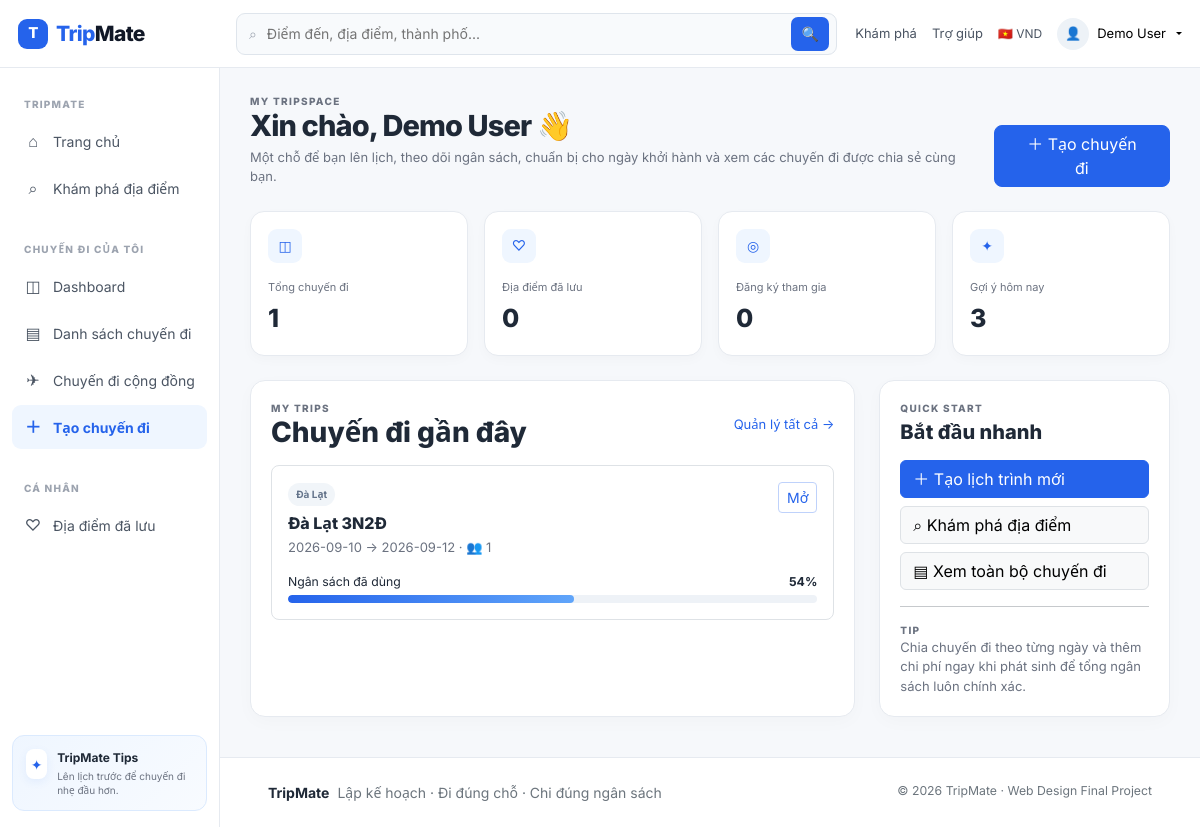
The page /user/dashboard.php (signed in) on the database its author committed.
### tables this page shows
CREATE TABLE `trips` (
  `id` int(10) UNSIGNED NOT NULL,
  `destination_id` int(10) UNSIGNED DEFAULT NULL,
  `owner_id` int(10) UNSIGNED NOT NULL,
  `name` varchar(150) NOT NULL,
  `destination` varchar(150) NOT NULL,
  `start_date` date NOT NULL,
  `end_date` date NOT NULL,
  `budget` decimal(12,2) NOT NULL DEFAULT 0.00,
  `description` text DEFAULT NULL,
  `status` enum('draft','published','completed','cancelled') NOT NULL DEFAULT 'draft',
  `created_at` timestamp NOT NULL DEFAULT current_timestamp()
);

### includes/helpers.php (called while the page is built, shortened)
<?php
function base_url(string $path = ''): string {
    $projectRoot = '/webchuyendi';
    return $projectRoot . '/' . ltrim($path, '/');
}
function e($v): string { return htmlspecialchars((string)$v, ENT_QUOTES, 'UTF-8'); }

### user/dashboard.php (the view)
<?php
session_start(); require __DIR__.'/../config/database.php'; require __DIR__.'/../includes/helpers.php'; require_login();
$uid=$_SESSION['user']['id'];
$st=$pdo->prepare('SELECT t.*, COUNT(DISTINCT tm_all.id) member_count, COALESCE((SELECT SUM(e2.amount) FROM expenses e2 WHERE e2.trip_id=t.id),0) spent, CASE WHEN t.owner_id=? THEN 1 ELSE 0 END is_owner FROM trips t JOIN trip_members tm_me ON tm_me.trip_id=t.id AND tm_me.user_id=? LEFT JOIN trip_members tm_all ON tm_all.trip_id=t.id WHERE t.owner_id=? OR tm_me.user_id=? GROUP BY t.id ORDER BY t.start_date DESC LIMIT 6');$st->execute([$uid,$uid,$uid,$uid]);$trips=$st->fetchAll();
$st=$pdo->prepare('SELECT COUNT(*) FROM favorites WHERE user_id=?');$st->execute([$uid]);$favCount=(int)$st->fetchColumn();
$st=$pdo->prepare('SELECT COUNT(*) FROM registrations WHERE user_id=?');$st->execute([$uid]);$regCount=(int)$st->fetchColumn();
$st=$pdo->prepare('SELECT COUNT(DISTINCT t.id) FROM trips t JOIN trip_members tm ON tm.trip_id=t.id WHERE tm.user_id=?');$st->execute([$uid]);$tripCount=(int)$st->fetchColumn();
$pageTitle='Dashboard'; include __DIR__.'/../includes/header.php'; show_flash();
?>
<div class="page-shell">
  <div class="d-flex flex-column flex-md-row justify-content-between align-items-md-end gap-3 mb-4"><div><div class="eyebrow">MY TRIPSPACE</div><h1 class="page-title">Xin chào, <?= e($_SESSION['user']['name']) ?> 👋</h1><div class="subtext mt-1">Một chỗ để bạn lên lịch, theo dõi ngân sách, chuẩn bị cho ngày khởi hành và xem các chuyến đi được chia sẻ cùng bạn.</div></div><a href="<?= base_url('user/trip-create.php') ?>" class="btn btn-primary rounded-3 px-4">＋ Tạo chuyến đi</a></div>
  <div class="row g-3 mb-4">
    <div class="col-6 col-lg-3"><div class="stat-card"><div class="stat-icon">◫</div><div class="stat-label mt-3">Tổng chuyến đi</div><div class="stat-value"><?= $tripCount ?></div></div></div>
    <div class="col-6 col-lg-3"><div class="stat-card"><div class="stat-icon">♡</div><div class="stat-label mt-3">Địa điểm đã lưu</div><div class="stat-value"><?= $favCount ?></div></div></div>
    <div class="col-6 col-lg-3"><div class="stat-card"><div class="stat-icon">◎</div><div class="stat-label mt-3">Đăng ký tham gia</div><div class="stat-value"><?= $regCount ?></div></div></div>
    <div class="col-6 col-lg-3"><div class="stat-card"><div class="stat-icon">✦</div><div class="stat-label mt-3">Gợi ý hôm nay</div><div class="stat-value">3</div></div></div>
  </div>
  <div class="row g-4">
    <div class="col-lg-8"><div class="panel h-100"><div class="d-flex justify-content-between align-items-center mb-3"><div><div class="eyebrow">MY TRIPS</div><h3 class="fw-800 mb-0">Chuyến đi gần đây</h3></div><a href="<?= base_url('user/trips.php') ?>" class="section-link">Quản lý tất cả →</a></div>
      <?php if(!$trips): ?><div class="empty-state mt-3">Chưa có chuyến đi. Tạo một kế hoạch và bắt đầu thêm địa điểm.</div><?php else: ?>
      <?php foreach($trips as $t): $pct=$t['budget']>0?min(100,round(($t['spent']/$t['budget'])*100)):0; ?><div class="border rounded-3 p-3 mb-3"><div class="d-flex justify-content-between gap-3"><div><span class="pill"><?= e($t['destination']) ?></span><?php if(!(int)$t['is_owner']): ?><span class="pill ms-1">Được chia sẻ</span><?php endif; ?><h4 class="fs-6 fw-800 mt-2 mb-1"><?= e($t['name']) ?></h4><div class="subtext"><?= e($t['start_date']) ?> → <?= e($t['end_date']) ?> · 👥 <?= (int)$t['member_count'] ?></div></div><a class="btn btn-sm btn-outline-primary align-self-start" href="<?= base_url('user/trip-detail.php?id='.$t['id']) ?>">Mở</a></div><div class="d-flex justify-content-between mt-3 mb-1 small"><span>Ngân sách đã dùng</span><strong><?= $pct ?>%</strong></div><div class="metric-bar"><span style="width:<?= $pct ?>%"></span></div></div><?php endforeach; ?>
      <?php endif; ?></div></div>
    <div class="col-lg-4"><div class="panel h-100"><div class="eyebrow">QUICK START</div><h3 class="fw-800 fs-5 mt-1">Bắt đầu nhanh</h3><div class="d-grid gap-2 mt-3"><a class="btn btn-primary text-start" href="<?= base_url('user/trip-create.php') ?>">＋ Tạo lịch trình mới</a><a class="btn btn-light text-start border" href="<?= base_url('locations/index.php') ?>">⌕ Khám phá địa điểm</a><a class="btn btn-light text-start border" href="<?= base_url('user/trips.php') ?>">▤ Xem toàn bộ chuyến đi</a></div><hr><div class="eyebrow">TIP</div><p class="subtext mb-0">Chia chuyến đi theo từng ngày và thêm chi phí ngay khi phát sinh để tổng ngân sách luôn chính xác.</p></div></div>
  </div>
</div>
<?php include __DIR__.'/../includes/footer.php'; ?>

### assets/css/style.css (style rules this page uses)
:root { --blue:#2563eb;--blue-2:#1d4ed8;--blue-soft:#eff6ff;--ink:#1f2937;--muted:#6b7280; --line:#e6eaf0;--bg:#f6f8fb;--white:#fff;--success:#0f9d74;--warning:#f59e0b; --shadow:0 10px 30px rgba(31,41,55,.08); }
* { box-sizing:border-box }
html { scroll-behavior:smooth }
body { margin:0;color:var(--ink);background:var(--bg);font-family:Inter,system-ui,-apple-system,sans-serif;font-size:14px }
.fw-800 { font-weight:800 }
.eyebrow { font-size:10px;letter-spacing:.13em;color:#6b7280;font-weight:800 }
.section-link { font-size:13px;color:var(--blue);text-decoration:none }
.pill { display:inline-flex;align-items:center;border-radius:999px;padding:4px 8px;background:#f1f5f9;color:#64748b;font-size:10px;font-weight:700 }
.page-shell { padding:26px 30px 40px }
.page-title { font-size:29px;font-weight:800;letter-spacing:-.03em;margin:0 }
.subtext { color:var(--muted);font-size:13px }
.panel { background:#fff;border:1px solid var(--line);border-radius:15px;padding:20px;box-shadow:0 5px 18px rgba(15,23,42,.025) }
.stat-card { background:#fff;border:1px solid var(--line);border-radius:14px;padding:17px;box-shadow:0 4px 12px rgba(15,23,42,.025) }
.stat-card .stat-label { font-size:11px;color:#6b7280 }
.stat-card .stat-value { font-size:25px;font-weight:800;margin-top:5px }
.stat-icon { width:34px;height:34px;border-radius:9px;display:grid;place-items:center;background:var(--blue-soft);color:var(--blue) }
.metric-bar { height:8px;background:#eef2f7;border-radius:999px;overflow:hidden }
.metric-bar span { height:100%;display:block;background:linear-gradient(90deg,#2563eb,#60a5fa);border-radius:999px }
.btn-primary { background:var(--blue);border-color:var(--blue) }
.btn-outline-primary { border-color:#bfd2fb;color:var(--blue) }

### rows shown on the page
trips: destination "Đà Lạt", name "Đà Lạt 3N2Đ", start_date "2026-09-10", end_date "2026-09-12", member_count "1", pct "54"

### other values the page prints
$currentUser['name'] "Demo User"
$_SESSION['user']['name'] "Demo User"
$tripCount "1"
$favCount "0"
$regCount "0"
